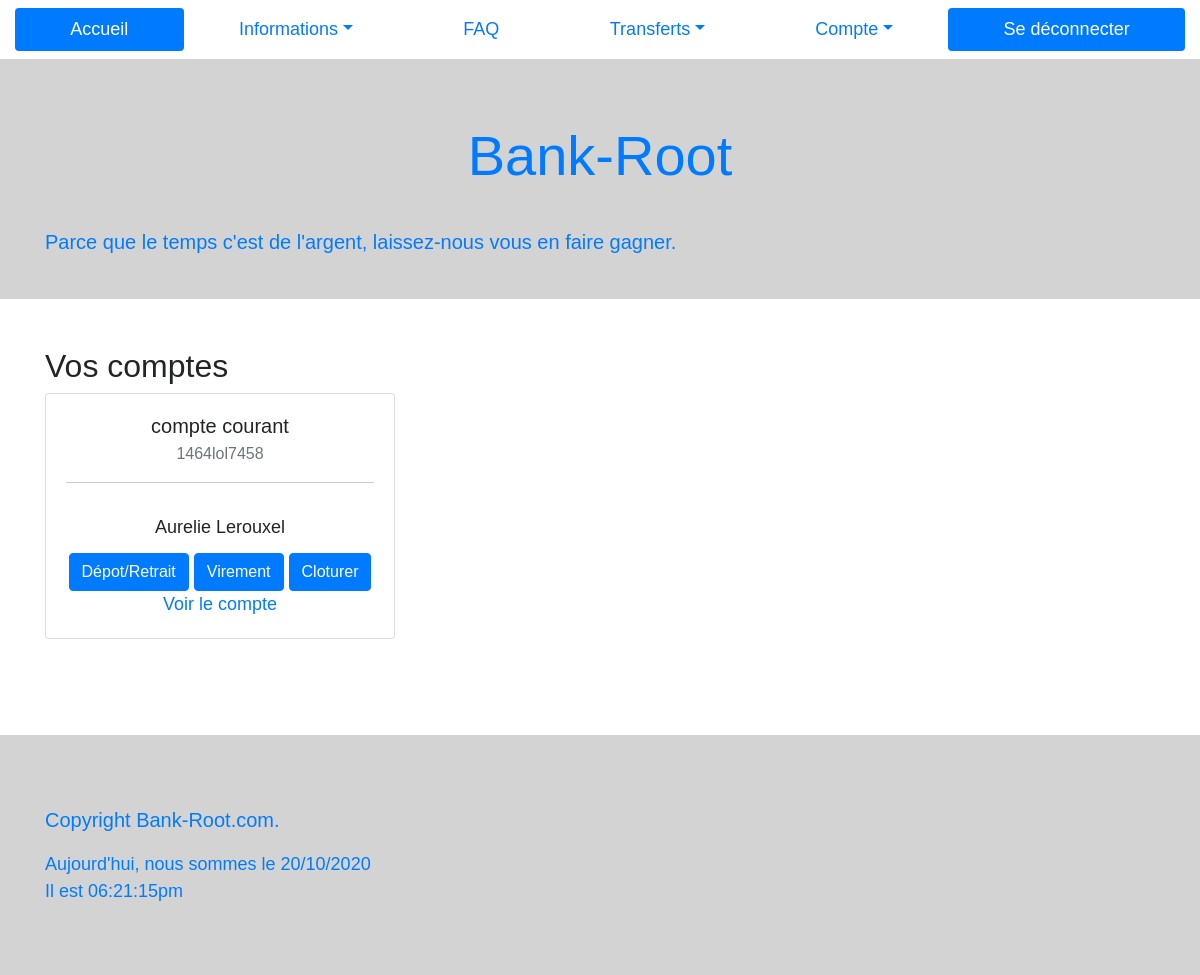
The page /compte.php (signed in) on the database as committed earlier.
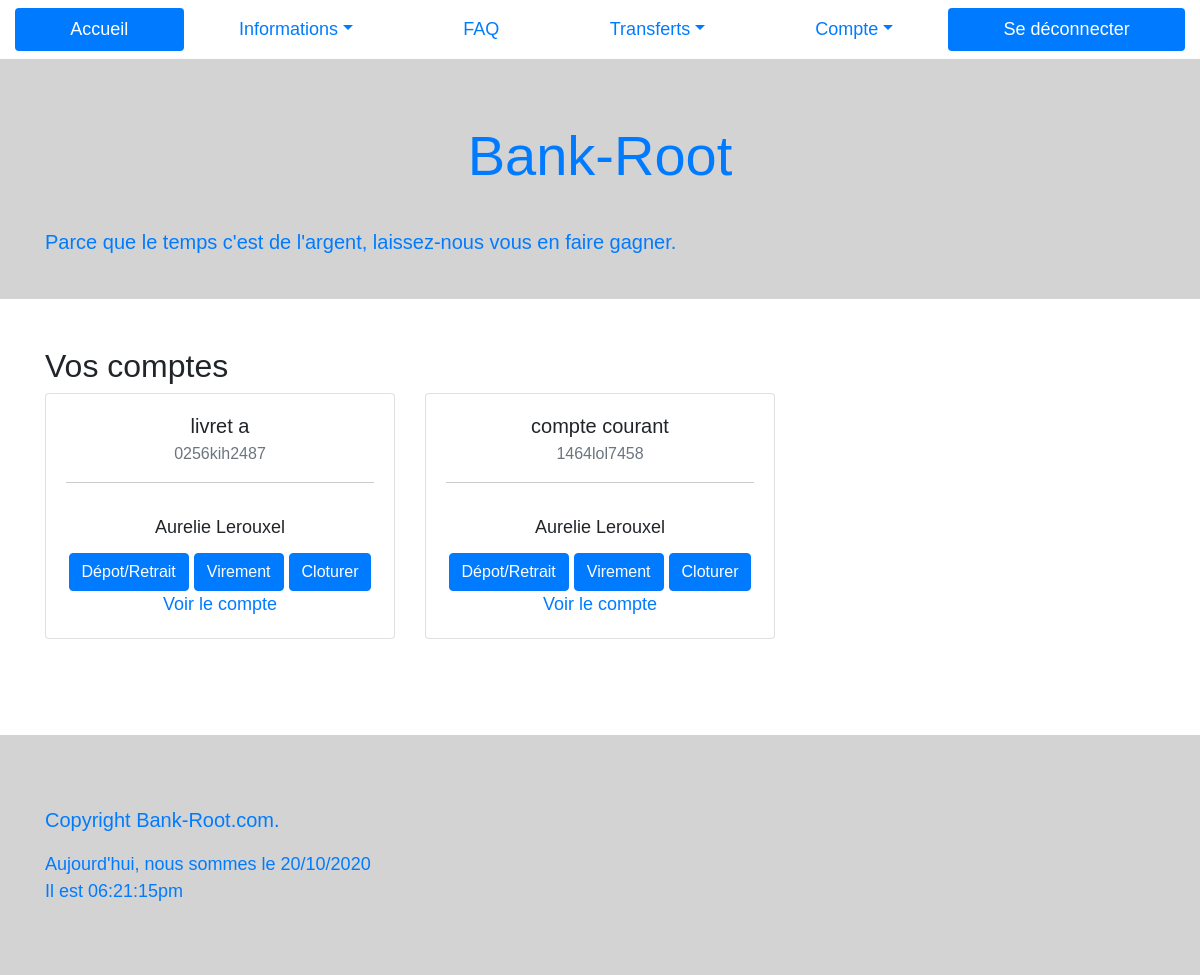
The same page on the database as committed later.
### tables this page shows
CREATE TABLE Account
(
    id INT UNSIGNED NOT NULL AUTO_INCREMENT,
    account_type VARCHAR (50) NOT NULL,
    account_number VARCHAR (30) NOT NULL,
    amount DECIMAL(11,2) NOT NULL,
    opening_date DATE NOT NULL,
    user_id INT UNSIGNED, 
    PRIMARY KEY (id),
    FOREIGN KEY (user_id) REFERENCES User(id)
);

CREATE TABLE User
(
    id INT UNSIGNED NOT NULL AUTO_INCREMENT,
    firstname VARCHAR (50) NOT NULL,
    lastname VARCHAR (50) NOT NULL,
    birth_date DATE NOT NULL,
    email VARCHAR (50) NOT NULL UNIQUE,
    password VARCHAR (255) NOT NULL,
    country VARCHAR (50) NOT NULL,
    adress VARCHAR (50) NOT NULL,
    postal_code CHAR (10) NOT NULL,
    city VARCHAR (50) NOT NULL,
    PRIMARY KEY (id)
);

### compte.php (called while the page is built, shortened)
<?php
    include ("view/template/doctype_html.php");
    include ("view/template/nav.php");
    include ("view/template/header.php");
?>
<?php
  try {
        $db = new PDO('mysql:host=localhost;dbname=banque_php', 'banquePHP', 'banquePHP');
    } catch (PDOExeption $e) {
        print "Erreur !: " . $e->getMessage() . "<br/>";
        die();
    }
    $query = $db->prepare(
        "SELECT *
        FROM Account
        INNER JOIN User
        ON account.user_id = user.id
        WHERE user_id = :user_id
        ");
        $query->execute([
            "user_id" => $_SESSION["user"]["id"]
        ]);
    $accounts = $query->fetchAll(PDO::FETCH_ASSOC);
?>
<?php
    require ("view/compteView.php");
    include ("view/template/footer.php");
?>

### view/compteView.php (the view)
<h2>Vos comptes</h2>
<div class="row">
<?php
foreach ($accounts as $key => $accounts) :
?>
<div class="col-12 col-sm-10 col-md-6 col-lg-4 mb-5">
    <div class="card text-center">
        <section class="card-body">
            <h5 class="card-title"><?php echo $accounts["account_type"];?></h5>
            <h6 class="card-subtitle mb-2 text-muted"><?php echo $accounts["account_number"];?></h6>
            <hr>
            <ul class="list-group list-group-flush">
                <li class="list-group-item"><?php echo $accounts["lastname"] ." ". $accounts["firstname"];?></li>
            </ul>
            <a href="depot-retrait.php" class="btn btn-primary">Dépot/Retrait</a>
            <a href="virement.php" class="btn btn-primary">Virement</a>
            <a href="supprimer.php" class="btn btn-primary">Cloturer</a>
            <a href="single.php?pos=<?php echo $key; ?>">Voir le compte</a>
        </section>
    </div>
</div>
<?php
endforeach;
?>
</div>

### view/template/doctype_html.php (shortened to what this page needs)
<!doctype html>
<html class="no-js" lang="">
<head>
  <link rel="stylesheet" href="https://stackpath.bootstrapcdn.com/bootstrap/4.5.2/css/bootstrap.min.css">
  <link rel="stylesheet" href="public/css/normalize.css">
  <link rel="stylesheet" href="public/css/main.css">
  <link rel="stylesheet" href="public/css/faq.css">
</head>
<body>

### view/template/nav.php (shortened to what this page needs)
<nav class="my-2 container-fluid">
  <ul class="nav nav-pills nav-fill">
    <li class="nav-item">
        <a class="nav-link active" href="index.php">Accueil</a>
    </li>
    <li class="nav-item dropdown">
        <a class="nav-link dropdown-toggle" data-toggle="dropdown" href="#" role="button" aria-haspopup="true" aria-expanded="false">Informations</a>
    </li>
    <li class="nav-item">
        <a class="nav-link" href="faq.php">FAQ</a>
    </li>
    <li class="nav-item dropdown">
        <a class="nav-link dropdown-toggle" data-toggle="dropdown" href="#" role="button" aria-haspopup="true" aria-expanded="false">Transferts</a>
    </li>
    <li class="nav-item dropdown">
        <a class="nav-link dropdown-toggle" data-toggle="dropdown" href="#" role="button" aria-haspopup="true" aria-expanded="false">Compte</a>
    </li>
    <li class="nav-item">
        <a class="nav-link active" href="deconnexion.php">Se déconnecter</a>
    </li>
  </ul>
</nav>

### view/template/header.php
<header class="jumbotron-fluid">
  <section class="container">
    <h1 class="display-4 p-0">Bank-Root</h1>
    <p class="lead">Parce que le temps c'est de l'argent, laissez-nous vous en faire gagner.</p>
  </section>
</header>
<main class="container my-5">

### view/template/footer.php (shortened to what this page needs)
</main>
  <footer class="jumbotron-fluid">
    <section class="container">
      <p class="lead">Copyright Bank-Root.com.</p>
      <?php
        echo "Aujourd'hui, nous sommes le " . date("d/m/Y")."<br>". "Il est  " . date("h:i:sa");;
      ?>
    </section>
  </footer>
</body>
</html>

### public/css/main.css (style rules this page uses)
html { color: #222; font-size: 1em; line-height: 1.4; }
hr { display: block; height: 1px; border: 0; border-top: 1px solid #ccc; margin: 1em 0; padding: 0; }
* { margin: 0; font-size: large; font-family: 'Secular One', sans-serif; }
header, footer { background-color:lightgray; color: #007bff; height: 30vh; display: flex; align-items: center; }
h1 { font-weight: bolder; }

### public/css/faq.css (style rules this page uses)
h1 { text-align: center; padding: 1em 0; }

Rows that differ between the two databases and show on the page:
now on this page (row edited): account: account_type "livret a", account_number "0256kih2487", user.lastname "Aurelie", user.firstname "Lerouxel"
